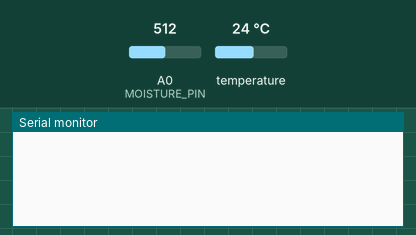
Bench run of a sketch on a simulated Arduino Uno, built with avr-gcc and run on an emulated ATmega328P. Parts: the last lines printed to the serial monitor. The inputs (shaded band) are chosen by the test bench; at power-on: temperature 24 °C, A0 (MOISTURE_PIN) = 512.

Above: at 1.7 s.
1.8 s: temperature set to 12 °C
At 2.9 s:
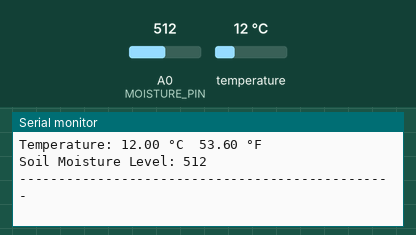
3.8 s: A0 (MOISTURE_PIN) set to 716
5.3 s: temperature set to 19 °C
At 5.3 s:
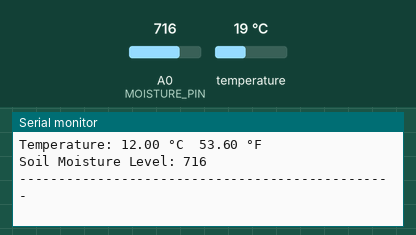
6.8 s: A0 (MOISTURE_PIN) set to 900
At 8.7 s:
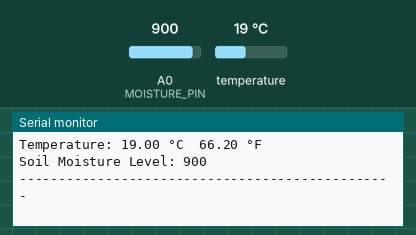

Measured:
- after the input at 1.8 s, the serial monitor: prints a new line after 0.51 s (image 1)
- after the input at 6.8 s, the serial monitor: prints a new line after 1.2 s (image 3)

The sketch:

sensorreadigs.ino
```cpp
#include <SoftwareSerial.h>
#include <Wire.h>
#include <OneWire.h>
#include <DallasTemperature.h>

// ---------- NPK SENSOR SETUP ----------
#define RE 8
#define DE 7
const byte npk[] = {0x01, 0x03, 0x00, 0x1e, 0x00, 0x03, 0x65, 0xcd};
byte values[11];
SoftwareSerial mod(10, 11);

// ---------- TEMPERATURE SENSOR SETUP ----------
#define ONE_WIRE_BUS 14
OneWire oneWire(ONE_WIRE_BUS);
DallasTemperature sensors(&oneWire);
float Celsius = 0;
float Fahrenheit = 0;

// ---------- MOISTURE SENSOR SETUP ----------
#define MOISTURE_PIN A0  // Pin connected to the analog output of the capacitive sensor

void setup() {
  // NPK setup
  Serial.begin(9600);
  mod.begin(4800);
  pinMode(RE, OUTPUT);
  pinMode(DE, OUTPUT);
  delay(500);

  // Temperature sensor setup
  sensors.begin();
}

void loop() {
  // ---------- NPK SENSOR READ ----------
  int nitrogen_val = 0, phosphorus_val = 0, potassium_val = 0;
  if (readNPK()) {
    nitrogen_val   = (values[3] << 8) | values[4];
    phosphorus_val = (values[5] << 8) | values[6];
    potassium_val  = (values[7] << 8) | values[8];

    Serial.print("Nitrogen: ");
    Serial.print(nitrogen_val);
    Serial.println(" mg/kg");

    Serial.print("Phosphorus: ");
    Serial.print(phosphorus_val);
    Serial.println(" mg/kg");

    Serial.print("Potassium: ");
    Serial.print(potassium_val);
    Serial.println(" mg/kg");
  }

  // ---------- TEMPERATURE READ ----------
  sensors.requestTemperatures();
  Celsius = sensors.getTempCByIndex(0);
  Fahrenheit = sensors.toFahrenheit(Celsius);

  Serial.print("Temperature: ");
  Serial.print(Celsius);
  Serial.print(" °C  ");
  Serial.print(Fahrenheit);
  Serial.println(" °F");

  // ---------- MOISTURE READ ----------
  int moistureLevel = analogRead(MOISTURE_PIN);
  Serial.print("Soil Moisture Level: ");
  Serial.println(moistureLevel);  // Print the moisture level (0-1023)

  Serial.println("------------------------------------------------");

  delay(1000);  // Delay between full readings
}

bool readNPK() {
  digitalWrite(DE, HIGH);
  digitalWrite(RE, HIGH);
  delay(10);

  if (mod.write(npk, sizeof(npk)) == 8) {
    digitalWrite(DE, LOW);
    digitalWrite(RE, LOW);
    mod.flush();

    unsigned long start = millis();
    while (mod.available() < 11 && (millis() - start) < 1000); // wait max 1s

    if (mod.available() >= 11) {
      for (byte i = 0; i < 11; i++) {
        values[i] = mod.read();
      }
      return true;
    }
  }
  return false;
}
```
